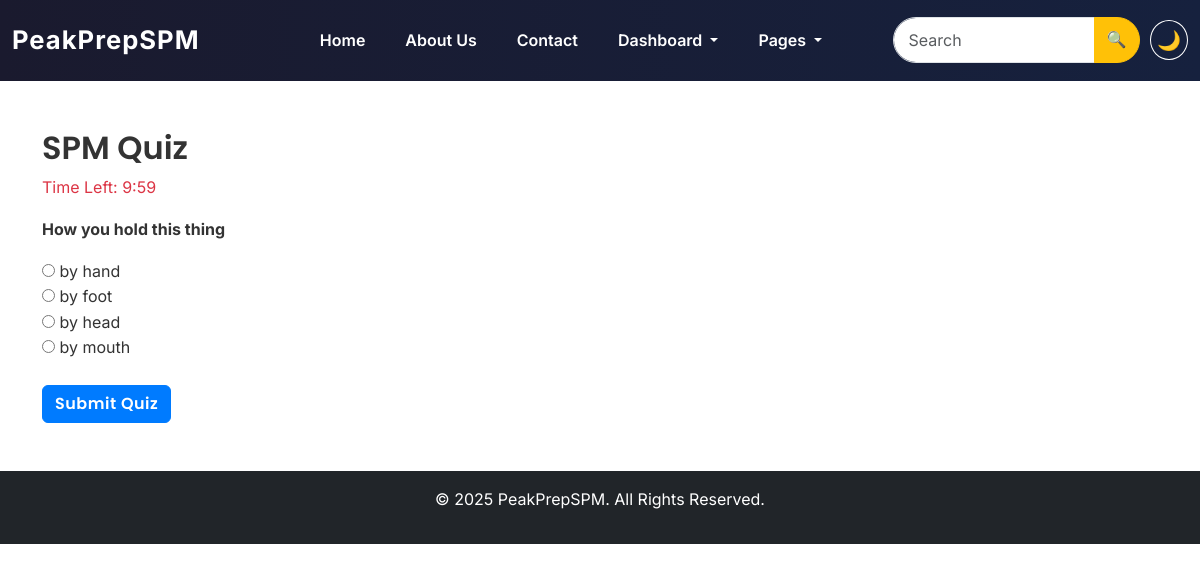
Page /pages/quiz.php (signed in) on the committed database.
### tables this page shows
CREATE TABLE `quizzes` (
  `id` int(11) NOT NULL,
  `teacher_id` int(11) NOT NULL,
  `class_id` int(11) NOT NULL,
  `created_by` int(11) NOT NULL,
  `subject` varchar(50) NOT NULL,
  `level` enum('form4','form5') NOT NULL,
  `question` text NOT NULL,
  `option_a` varchar(255) NOT NULL,
  `option_b` varchar(255) NOT NULL,
  `option_c` varchar(255) NOT NULL,
  `option_d` varchar(255) NOT NULL,
  `correct_option` char(1) NOT NULL,
  `explanation` text NOT NULL
);

### pages/quiz.php (the view, shortened to what this page needs)
<?php
include '../includes/header.php';
include '../includes/db.php';
$quizQuery = "SELECT * FROM quizzes ORDER BY RAND() LIMIT 10";
$quizResult = $conn->query($quizQuery);
?>
<div class="container mt-5">
    <h2>SPM Quiz</h2>
    <p id="timer" class="text-danger">Time Left: 10:00</p>
    <form method="POST" action="<?php echo BASE_URL; ?>pages/submit_quiz.php" id="quizForm">
        <?php while ($row = $quizResult->fetch_assoc()): ?>
            <div class="mb-4">
                <p><strong><?php echo $row['question']; ?></strong></p>
                <input type="radio" name="answer[<?php echo $row['id']; ?>]" value="A"> <?php echo $row['option_a']; ?><br>
                <input type="radio" name="answer[<?php echo $row['id']; ?>]" value="B"> <?php echo $row['option_b']; ?><br>
                <input type="radio" name="answer[<?php echo $row['id']; ?>]" value="C"> <?php echo $row['option_c']; ?><br>
                <input type="radio" name="answer[<?php echo $row['id']; ?>]" value="D"> <?php echo $row['option_d']; ?><br>
            </div>
        <?php endwhile; ?>
        <button type="submit" class="btn btn-primary">Submit Quiz</button>
    </form>
</div>
<?php include '../includes/footer.php'; ?>

### assets/css/style.css (style rules this page uses)
body { font-family: 'Inter', sans-serif; font-size: 16px; line-height: 1.6; color: #333; }
h1, h2, h3, h4, h5, h6 { font-family: 'Poppins', sans-serif; font-weight: 600; }
p { font-size: 16px; font-weight: 400; }
.btn { font-family: 'Poppins', sans-serif; font-weight: 600; letter-spacing: 0.5px; }
.btn { font-weight: 600; }
.btn-primary { background-color: #007bff; border-color: #007bff; transition: 0.3s; }

### rows in the picture
quizzes: question "How you hold this thing", option_a "by hand", option_b "by foot", option_c "by head", option_d "by mouth"
